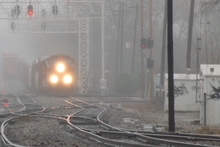
%> input picture images/fattal/train_input.png, 220 x 147 px, shrunk from 600 x 400 before the run
$ octave demo.m   (GNU Octave 9; MATLAB toolbox functions it lacks are replaced by stand-ins)
%> lines starting %> are read from the running program, lines starting %| are printed output that depends on the picture; in (x1, y1, x2, y2) boxes, pixels count from 0 and x2, y2 are one past the last pixel; in counts of white or black regions, pixels touching at a corner belong together; the program's own positions count from 1
### fcn_multiscale_enhancement.m
function [ out_I, trans_map, A ] = fcn_multiscale_enhancement( I, p, box_size, scale_smooth, scale_mapping)
%> called with box_size = 20, scale_smooth = [0.0001 0.001 0.01]
% The core implementation of "Multi-band-enhancement". Given predefined
% parameters, each module is operated sequentially. The detail of the
% process is implemented in each function.
% This code is motivated by the code form original guided filter
% implementation of Kaiming He (http://kaiminghe.com/eccv10/)
%
%   Input arguments:
%   ----------------
%	- I : guidance image
%   - p : filtering input image
%	- scale_smooth : predifined smoothing factors (epsilon)
%	- scale_mapping : parameters for mapping function (optional)
%   - box_size: size of default box for filtering

%% Preallocation
n_channel = size(I,3);
%> n_channel = 3
out_I = zeros(size(I));
base_layer = zeros(size(I));
detail_layer = zeros(size(I));
amb_map = zeros(size(I));
mean_I = zeros(size(I));
var_I = zeros(size(I));
A = zeros(1, n_channel);

%% Guided-filtering based decomposition
for i = 1:n_channel
    [base_layer(:,:,i), detail_layer(:,:,i), amb_map(:,:,i), mean_I(:,:,i), var_I(:,:,i), N] = ....
        fcn_guided_decomposition(I(:,:,i), p(:,:,i), box_size, scale_smooth, scale_mapping);
end
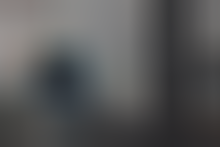
%> amb_map: size 147x220x3 double; mean R, G, B 0.344, 0.345, 0.346
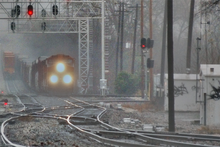
%> detail_layer: size 147x220x3 double; mean R, G, B -0.000271, -0.000225, -0.000303; drawn with min black and max white
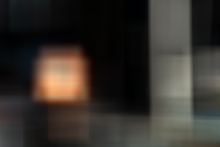
%> var_I: size 147x220x3 double; mean R, G, B 0.00754, 0.0069, 0.00619; drawn with min black and max white


%% Intensity Module

% ambient light estimation
A = fcn_estim_ambient(I, amb_map, 0);

% transmission estimation
trans_map = fcn_estim_transmission(base_layer, A, box_size, 0);


%% Laplacian Module
if size(I,3) == 3
    guide_I = rgb2gray(base_layer);
else
    guide_I = base_layer;
end

% transmission refinement
trans_map = fcn_refine_transmission(guide_I, trans_map, box_size, mean(mean_I, 3), mean(var_I,3), N);


%% Color correction
if n_channel == 3
    if std(A) >  0.2
        disp ('Color biased');
        A2 = norm(A)*ones(size(A)) ./ sqrt(3);
    else
        A2 = A;
    end
else
    A2 = A;
end


%% Reconstruction
J = zeros(size(out_I));
for i = 1:n_channel
    J(:,:,i) = (base_layer(:,:,i) - A(i))./trans_map + A2(i);
    out_I(:,:,i) = J(:,:,i) + detail_layer(:,:,i);
end

end

### fcn_guided_decomposition.m
function [ base_layer, detail_layer, amb_map, mean_I, var_I, N, residual_img ] = fcn_guided_decomposition(I, p, r, eps, scale_mapping)
% Function for guided filtering based image decomposition

% pre-compute common variables
[hei, wid] = size(I);
detail_layer = zeros(size(I));

N = boxfilter(ones(hei, wid), r); % the size of each local patch; N=(2r+1)^2 except for boundary pixels.

mean_I = boxfilter(I, r) ./ N;
mean_p = boxfilter(p, r) ./ N;
mean_Ip = boxfilter(I.*p, r) ./ N;
cov_Ip = mean_Ip - mean_I .* mean_p; % this is the covariance of (I, p) in each local patch.

mean_II = boxfilter(I.*I, r) ./ N;
var_I = mean_II - mean_I .* mean_I;

% decomposition process
% ------------------------------------------------------------
q{1} = I;
for i = 1:length(eps)
    a = cov_Ip ./ (var_I + eps(i));
    b = mean_p - a .* mean_I;
    mean_a{i+1} = boxfilter(a, r) ./ N;
    mean_b{i+1} = boxfilter(b, r) ./ N;

    q{i+1} = mean_a{i+1} .* I + mean_b{i+1};
    residual_img{i} = q{i} - q{i+1};
    detail_layer = detail_layer + fcn_mapping(residual_img{i}, 'nonlinear', scale_mapping{i}(1), scale_mapping{i}(2), 0);

end

base_layer = q{end};
amb_map = mean_b{end};

end

### boxfilter.m
function imDst = boxfilter(imSrc, r)
% This function is adopted from original guided filtering code from
% "Kaimeng He" (http://kaiminghe.com/eccv10/)
%   BOXFILTER   O(1) time box filtering using cumulative sum
%
%   - Definition imDst(x, y)=sum(sum(imSrc(x-r:x+r,y-r:y+r)));
%   - Running time independent of r;
%   - Equivalent to the function: colfilt(imSrc, [2*r+1, 2*r+1], 'sliding', @sum);
%   - But much faster.

[hei, wid] = size(imSrc);
imDst = zeros(size(imSrc));

%cumulative sum over Y axis
imCum = cumsum(imSrc, 1);
%difference over Y axis
imDst(1:r+1, :) = imCum(1+r:2*r+1, :);
imDst(r+2:hei-r, :) = imCum(2*r+2:hei, :) - imCum(1:hei-2*r-1, :);
imDst(hei-r+1:hei, :) = repmat(imCum(hei, :), [r, 1]) - imCum(hei-2*r:hei-r-1, :);

%cumulative sum over X axis
imCum = cumsum(imDst, 2);
%difference over Y axis
imDst(:, 1:r+1) = imCum(:, 1+r:2*r+1);
imDst(:, r+2:wid-r) = imCum(:, 2*r+2:wid) - imCum(:, 1:wid-2*r-1);
imDst(:, wid-r+1:wid) = repmat(imCum(:, wid), [1, r]) - imCum(:, wid-2*r:wid-r-1);
end

### fcn_estim_ambient.m
function [ A, I_out ] = fcn_estim_ambient( I, amb_map, debug_mode )
%> called with debug_mode = 0
% Function for ambient light estimation

n_channel = size(I, 3);
%> n_channel = 3
amb_map = mean(amb_map, 3);
%> amb_map: size 147x220 double
A = zeros(1, n_channel);
if (debug_mode)
    I_out = I;
end

amb_num = 0.001 * numel(amb_map);
%> amb_num = 32.34
[max_val, max_ind] = sort(amb_map(:), 'descend');
max_ind = max_ind(1:amb_num);
%> max_ind = 32 values, max 479 at index 30, min 33 at index 24, mean 176.3

% compute ambient light for each channel
for c = 1:n_channel
    I_each = I(:,:,c);
    A(c) = median(I_each(max_ind));

    if (debug_mode)
        I_each(max_ind) = 1;
        I_out(:,:,c) = I_each;
    end
end
%> after the loop, A = [0.706 0.71 0.714]

end

### fcn_estim_transmission.m
function [trans_map, cost_map] = fcn_estim_transmission(img, A, step_size, debug_mode)
%> called with A = [0.706 0.71 0.714], step_size = 20, debug_mode = 0
%FCN_ESTIM_TRANSMISSION Summary of this function goes here
%   Detailed explanation goes here

    cost_arr = [];
    [hei, wid, ~] = size(img);
    trans_map = zeros(hei, wid);
    cost_map = zeros(hei, wid, 3);
    num_chan = size(img,3);
%> num_chan = 3
    pre_trans = 0.4;

    for i = 1:step_size:size(img,1)
        for j = 1:step_size:size(img,2)
            end_i = i + step_size-1; end_j = j + step_size-1;
            if end_i > size(img,1)
                end_i = size(img,1);
            end
            if end_j > size(img,2)
                end_j = size(img,2);
            end
            trans_list = 0.2:0.05:1.0;

            sub_img = img(i:end_i, j:end_j, :);

            under_lim = zeros(1, num_chan);
            over_lim =  zeros(1, num_chan);
            for c = 1:num_chan
                sub_img_chan = sub_img(:,:,c);
                sub_img_arr = sub_img_chan(:);
                sub_img_diff = sub_img_arr - A(c);
                sub_img_under = sub_img_diff(sub_img_diff < 0);
                sub_img_over = sub_img_diff(sub_img_diff > 0);
                [under_val, under_idx] = max(sub_img_under);
                [over_val, over_idx] = min(sub_img_over);


                under_val = under_val + A(c);
                over_val = over_val + A(c);

                if ~isempty(under_val)
                    under_lim(c) = (A(c) - under_val) / A(c);
                else
                    under_lim(c) = trans_list(1);
                end

                if ~isempty(over_val)
                    over_lim(c) = (over_val - A(c)) / (1 - A(c));
                else
                    over_lim(c) = trans_list(1);
                end
            end


%             under_lim = min(under_lim);
%             over_lim = max(over_lim);
            lower_limit = max([under_lim over_lim]);
            if (lower_limit < trans_list(1))
                lower_limit = trans_list(1);
            end
            trans_list = lower_limit:0.1:1;

            if isempty(trans_list)
                trans_list = lower_limit;
            end

            cost_list = zeros(size(trans_list));
            cont_list = zeros(size(trans_list));
            loss_list = zeros(size(trans_list));
            entr_list = zeros(size(trans_list));

            for t = 1:length(trans_list)
                trans = trans_list(t);
                sub_res = zeros(size(sub_img));
                e_cont = zeros(1, num_chan);
                e_loss = zeros(1, num_chan);
                e_entr = zeros(1, num_chan);
                for c = 1:num_chan
                    sub_res(:,:,c) = (sub_img(:,:,c) - A(c)) ./ trans + A(c);

                    sub_res_chan = sub_res(:,:,c);
                    e_cont(c) = -std(sub_res_chan(:));
                    e_loss(c) = (sum(abs(sub_res_chan(sub_res_chan > 1))) + sum(abs(sub_res_chan(sub_res_chan < 0)))) ./ numel(sub_res_chan);
                    sub_img_chan = sub_img(:,:,c);

                end
                e_cont = sum(e_cont);
                e_loss = sum(e_loss);
                cont_list(t) = e_cont;
                loss_list(t) = e_loss;
                cost_list(t) = e_cont + e_loss;
            end
            [min_val, min_idx] = min(cost_list);

            trans_val = trans_list(min_idx)+0.1;


            [sub_hei, sub_wid,~] = size(sub_img);
            trans_map(i:end_i, j:end_j) = trans_val * ones(sub_hei, sub_wid);
            if (debug_mode)
                cost_map(i:end_i, j:end_j, 1) = min_val * ones(sub_hei, sub_wid);
                cost_map(i:end_i, j:end_j, 2) = cont_list(min_idx) * ones(sub_hei, sub_wid);
                cost_map(i:end_i, j:end_j, 3) = loss_list(min_idx) * ones(sub_hei, sub_wid);
            end
            pre_trans = trans_val;

        end
    end
%> cost_map: size 147x220x3 double; every value is 0
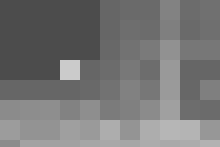
%> trans_map: size 147x220 double; min 0.3, max 0.8, mean 0.465
%> after the loop, cont_list = [-0.322 -0.257 -0.215 -0.184 -0.161 -0.143]; cost_list = [0.201 -0.154 -0.213 -0.184 -0.161 -0.143]; e_cont = -0.143; e_loss = 0; loss_list = [0.523 0.104 0.00198 0 0 0]; over_lim = [0.2 0.2 0.2]; under_lim = [0.353 0.366 0.401]

end

### fcn_refine_transmission.m
function [ trans_map ] = fcn_refine_transmission(I, trans_map, r, mean_I, var_I, N )
% Function for transmission refinement

    mean_I = boxfilter(I, r) ./ N;
%> in boxfilter (call 16), `imDst(:, wid-r+1:wid) = repmat(imCum(:, wid), [1, r]) - imCum(:, wid-2..`: imDst: size 147x220 double; min 166.1, max 1132, mean 773.9
%> mean_I: size 147x220 double
    mean_II = boxfilter(I.*I, r) ./ N;
%> in boxfilter (call 17), `imDst(hei-r+1:hei, :) = repmat(imCum(hei, :), [r, 1]) - imCum(hei-2*r:..`: imDst: size 147x220 double; min 2.1, max 21.31, mean 10.6
%> in boxfilter (call 17), `imDst(:, 1:r+1) = imCum(:, 1+r:2*r+1);`: imDst: size 147x220 double; min 2.1, max 762.6, mean 47.7
%> in boxfilter (call 17), `imDst(:, wid-r+1:wid) = repmat(imCum(:, wid), [1, r]) - imCum(:, wid-2..`: imDst: size 147x220 double; min 63.58, max 762.6, mean 414

    var_I = mean_II - mean_I .* mean_I;
%> var_I: size 147x220 double
    mean_t = boxfilter(trans_map, r) ./ N;
%> in boxfilter (call 18), `imDst(hei-r+1:hei, :) = repmat(imCum(hei, :), [r, 1]) - imCum(hei-2*r:..`:
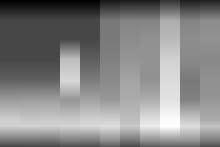
%> imDst: size 147x220 double; min 6.3, max 27.73, mean 17.6; drawn with min black and max white
%> in boxfilter (call 18), `imDst(:, 1:r+1) = imCum(:, 1+r:2*r+1);`: imDst: size 147x220 double; 9.55% of pixels changed, all inside (x1, y1, x2, y2) = (0, 0, 21, 147)
%> in boxfilter (call 18), `imDst(:, wid-r+1:wid) = repmat(imCum(:, wid), [1, r]) - imCum(:, wid-2..`:
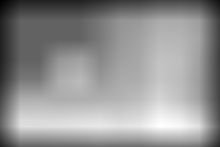
%> imDst: size 147x220 double; min 132.3, max 1100, mean 689.7; drawn with min black and max white
    mean_It = boxfilter(I.*trans_map, r) ./ N;
%> in boxfilter (call 19), `imDst(1:r+1, :) = imCum(1+r:2*r+1, :);`:
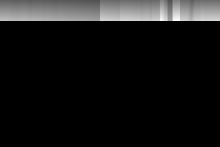
%> imDst: size 147x220 double; min 0, max 11.4, mean 0.942; drawn with min black and max white
    cov_It = mean_It - mean_I .* mean_t; % this is the covariance of (I, p) in each local patch.
    at = cov_It ./ (var_I + 0.00001);
    bt = mean_t - at.* mean_I;
    mean_at = boxfilter(at, r) ./ N;
    mean_bt = boxfilter(bt, r) ./ N;
    qt = mean_at .* I + mean_bt;
    trans_map = qt;

end

### fcn_multi.m
function [out_img, time, trans_map, A] = fcn_multi(img)
%The main function of multi-band enhancement.
%
% The details of the algorithm are described in our paper:
% Model Assisted Multi-band Fusion for Single Image Enhancement and Applications to Robot Vision
% Y. Cho, J. Jeong, A. Kim, IEEE RA-L, 2018
% which can be found at:
% http://irap.kaist.ac.kr/publications/ycho-2018-ral.pdf
% If you use this code, please cite the paper.
%
%   Input arguments:
%   ----------------
%	- img : input haze image, type "double"
%	- scale_smooth : predifined smoothing factors (epsilon)
%	- scale_mapping : parameters for mapping function (optional)
%   - box_size: size of default box for filtering
%
%   Output arguments:
%   ----------------
%   - out_img: output dehazed image
%   - trans_map: transmission map
%   - A: ampbient light
%
% Author: Younggun Cho (yg.cho@kaist.ac.kr)
%
% The software code is provided under the attached LICENSE.md


scale_smooth = [1e-4, 1e-3, 1e-2];
% scale_mapping = {[0.5, 20], [0.8, 20], [0.8, 10]};
scale_mapping = {[0.5, 40], [0.8, 40], [0.8, 10]};
box_size = 20;

tic;

[out_img, trans_map, A] = fcn_multiscale_enhancement(img, img, box_size, scale_smooth, scale_mapping);
%> in fcn_multiscale_enhancement, `A2 = A;`: A2 = [0.706 0.71 0.714]
%> A = [0.706 0.71 0.714]
adj_percent = [0.005, 0.995];
out_img = imadjust(out_img, adj_percent);

time = toc;

### demo.m
% This is a demo script demonstrating Model Assisted Multi-band Fusion for
% Single Image Enhancement and Applications to Robot Vision
% Y. Cho, J. Jeong, A. Kim, IEEE RA-L, 2018
% Paper: http://irap.kaist.ac.kr/publications/ycho-2018-ral.pdf
% If you use this code, please cite our paper.
%
% Please read the instructions on README.md in order to use this code.
%
% Author: Younggun Cho (yg.cho@kaist.ac.kr)
%
% The software code is provided under the attached LICENSE.md

clear; close all;
save_name = 'train';
img = im2double(imread('images/fattal/train_input.png'));


[dehazed_img, comp_time, trans_map] = fcn_multi(img);
%> comp_time = 1.1

imwrite(dehazed_img, ['results/' save_name '.png']);

figure(1);
imshow([img dehazed_img]);
title('Enhancement result');

figure(2);
imagesc(trans_map);
title('transmission map');

$ run again, with images/fattal/florence_input.png copied over images/fattal/train_input.png
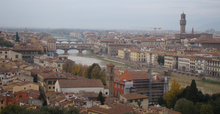
%> input picture images/fattal/florence_input.png, 220 x 114 px, shrunk from 1210 x 628 before the run
%> max_ind = 25 values, max 15619 at index 25, min 12883 at index 24, mean 14251
%> after the loop in fcn_estim_ambient, `for c = 1:n_channel`: A = [0.788 0.82 0.867]
%> after the loop in fcn_estim_transmission, `for i = 1:step_size:size(img,1)`:
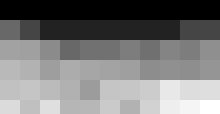
%> trans_map: size 114x220 double; min 0.3, max 1.03, mean 0.647; drawn with min black and max white
%> after the loop in fcn_estim_transmission, `for i = 1:step_size:size(img,1)`: cont_list = [-0.0685 -0.0612]; cost_list = [-0.0364 -0.0612]; e_cont = -0.0612; e_loss = 0; loss_list = [0.0321 0]; over_lim = [0.2 0.2 0.2]; under_lim = [0.666 0.724 0.833]
%> in boxfilter (call 19), `imDst(1:r+1, :) = imCum(1+r:2*r+1, :);`:
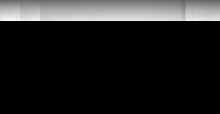
%> imDst: size 114x220 double; min 0, max 11.19, mean 1.4; drawn with min black and max white
%> A2 = [0.788 0.82 0.867]
%> comp_time = 0.792

$ run again, with images/fattal/lviv_input.png copied over images/fattal/train_input.png
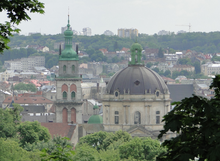
%> input picture images/fattal/lviv_input.png, 220 x 161 px, shrunk from 1428 x 1044 before the run
%> max_ind = 35 values, max 28176 at index 35, min 17550 at index 34, mean 25144.6
%> after the loop in fcn_estim_ambient, `for c = 1:n_channel`: A = [0.894 0.91 0.906]
%> after the loop in fcn_estim_transmission, `for i = 1:step_size:size(img,1)`:
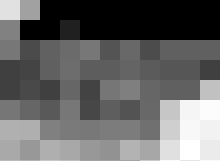
%> trans_map: size 161x220 double; min 0.3, max 1.09, mean 0.618; drawn with min black and max white
%> after the loop in fcn_estim_transmission, `for i = 1:step_size:size(img,1)`: cont_list = [-0.219 -0.194 -0.174]; cost_list = [0.21 -0.0855 -0.174]; e_cont = -0.174; e_loss = 0; loss_list = [0.429 0.108 0]; over_lim = [0.2 0.2 0.2]; under_lim = [0.67 0.606 0.777]
%> in boxfilter (call 19), `imDst(1:r+1, :) = imCum(1+r:2*r+1, :);`:
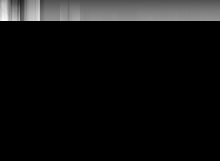
%> imDst: size 161x220 double; min 0, max 17.27, mean 1.11; drawn with min black and max white
%> A2 = [0.894 0.91 0.906]
%> comp_time = 1.16

$ run again, with images/fattal/mountain_input.png copied over images/fattal/train_input.png
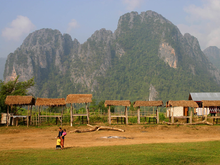
%> input picture images/fattal/mountain_input.png, 220 x 165 px, shrunk from 512 x 384 before the run
%> max_ind = 36 values, max 36141 at index 28, min 34651 at index 36, mean 35629
%> after the loop in fcn_estim_ambient, `for c = 1:n_channel`: A = [0.792 0.78 0.792]
%> after the loop in fcn_estim_transmission, `for i = 1:step_size:size(img,1)`: cont_list = [-0.0726 -0.0646]; cost_list = [-0.0431 -0.0646]; e_cont = -0.0646; e_loss = 0; loss_list = [0.0295 0]; over_lim = [0.2 0.2 0.2]; under_lim = [0.308 0.413 0.815]
%> in boxfilter (call 19), `imDst(1:r+1, :) = imCum(1+r:2*r+1, :);`:
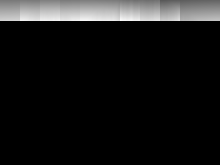
%> imDst: size 165x220 double; min 0, max 11.55, mean 0.984; drawn with min black and max white
%> A2 = [0.792 0.78 0.792]
%> comp_time = 1.04
